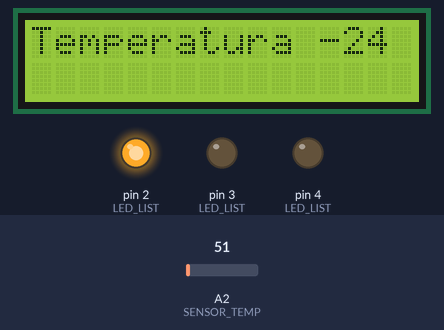
Simulated run of this sketch. Board: Arduino Uno, built with avr-gcc and run on an emulated ATmega328P. On the bench: 16×2 character LCD, output pins drawn as LEDs (lit = HIGH). Inputs (shaded band) come from the test bench; at power-on: A2 (SENSOR_TEMP) = 51.

Above: at 1.2 s.
1.3 s: A2 (SENSOR_TEMP) set to 99
At 2.2 s:
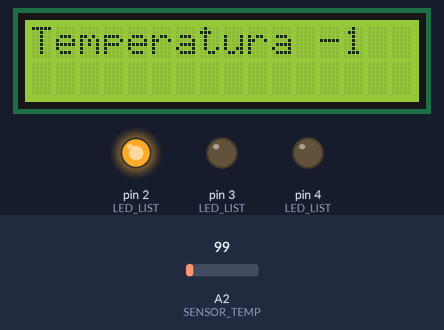
2.8 s: A2 (SENSOR_TEMP) set to 110
At 3.4 s:
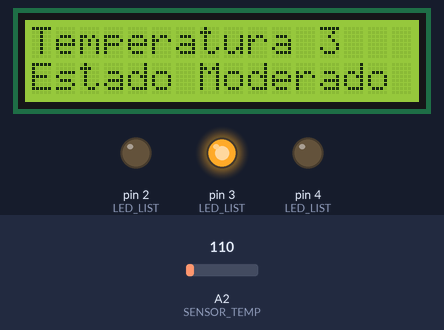
4.3 s: A2 (SENSOR_TEMP) set to 163
At 5.6 s:
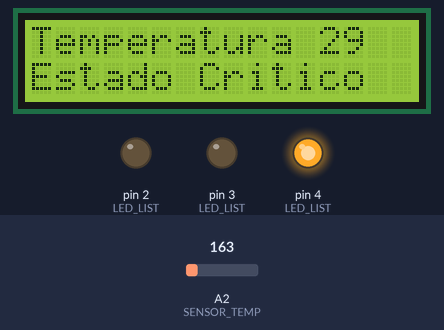
Timing chart, 0 to 7.3 s (numbered marks = the images above; inputs shaded):
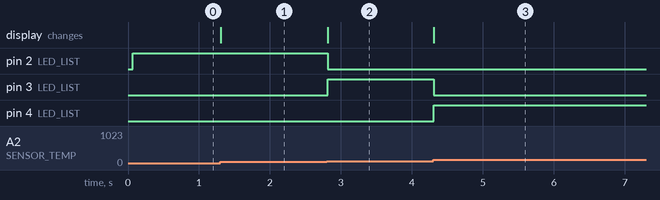

The sketch:

exercicio_extra_codigo.ino
```cpp
#include <LiquidCrystal.h>

#define LED_VERDE 2
#define LED_AMARELO 3
#define LED_VERMELHO 4
#define NUM_LEDS 3
#define BUZZER 13
#define	SENSOR_TEMP A2

//Cria uma variável do tipo LiquidCrystal para manipulação do LCD
LiquidCrystal telinha(6, 7, 8, 9, 10, 11);

//Lista dos LEDs
const char LED_LIST[NUM_LEDS] = {LED_VERDE, LED_AMARELO, LED_VERMELHO};

//Protótipo da função para atualizar o sistema de acordo com a temperatura
void atualizaSistema(void);

void setup()
{
	telinha.begin(16, 2);	//Inicializa o LCD

  	//Configuração dos pinos:
  	for(char i = 0; i < NUM_LEDS; i++) pinMode(LED_LIST[i], OUTPUT);
  	pinMode(BUZZER, OUTPUT);
  	pinMode(SENSOR_TEMP, INPUT);

  	//Escreve a temperatura no LCD
	telinha.print("Temperatura ");

}

int temp = -50, tempAnterior;

void loop(){
  	tempAnterior = temp;

    //Atribue a temperatura já convertida em °C
  	temp = ((analogRead(SENSOR_TEMP)-20)*0.4881656805)-40;

  	//Só atualiza se a temperatura mudou
  	if(temp != tempAnterior){
      atualizaSistema(temp);
    }

  	delay(10);	//Delay de 10ms adicionado para não sobrecarregar o simulador
}

void atualizaSistema(int temp){
 /* Ctrl_LED[0] Controlará o estado do LED_VERDE
    Ctrl_LED[1] Controlará o estado do LED_AMARELO
    Ctrl_LED[2] Controlará o estado do LED_VERMELHO */
  	char Ctrl_LED[NUM_LEDS] = {LOW, LOW, LOW};	//Inicializa o array de controle dos LEDs

  	//imprime valor temperatura
  	telinha.setCursor(12,0);
    telinha.print("    "); //clear
  	telinha.setCursor(12,0);
    telinha.print(temp);

  	//linha para imprimir o estado
    telinha.setCursor(0,1);

  	//Tomada de decição apartir do valor da temperatura
    if (temp <= 0){
      	Ctrl_LED[0] = HIGH;
      	telinha.print("               ");
      	noTone(BUZZER);
    }
    if (temp > 0 && temp < 5){
        Ctrl_LED[1] = HIGH;
    	telinha.print("Estado Moderado");
      	noTone(BUZZER);
    }
    if (temp >= 5){
      	Ctrl_LED[2] = HIGH;
    	telinha.print("Estado Critico ");
      	tone(BUZZER, 0.5);
  	}

  	//Atualiza o estado dos LEDs
  	for(char i = 0; i < NUM_LEDS; i++)	digitalWrite(LED_LIST[i], Ctrl_LED[i]);
}
```

Measured:
- the behaviour switches between 103 and 104 on A2 (SENSOR_TEMP) (found by bisection; images 1 and 2)
- after the input at 1.3 s, the display: changes at once (image 1)
- after the input at 2.8 s, pin 2 (LED_LIST): HIGH → LOW at once; pin 3 (LED_LIST): LOW → HIGH at once; the display: changes at once (image 2)
- after the input at 4.3 s, pin 3 (LED_LIST): HIGH → LOW at once; pin 4 (LED_LIST): LOW → HIGH at once; the display: changes at once (image 3)
